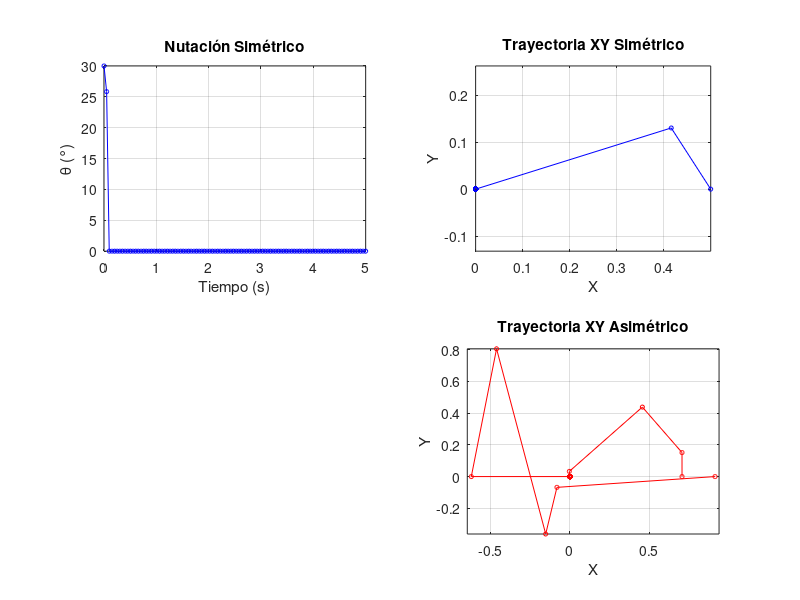

This figure's MATLAB source:
% Script de verificación simple para GNU Octave
% Solo verificar datos sin gráficos complejos

clear all; close all; clc;

fprintf('=== VERIFICACIÓN SIMPLE DE DATOS (OCTAVE) ===\n\n');

%% 1. Cargar y verificar datos
try
    load('dataTrompo.mat');
    fprintf('✓ Archivo dataTrompo.mat cargado exitosamente\n');
catch ME
    fprintf('❌ Error cargando dataTrompo.mat:\n');
    fprintf('   %s\n', ME.message);
    return;
end

%% 2. Verificar estructura de datos
fprintf('\n--- VERIFICANDO ESTRUCTURA DE DATOS ---\n');

% Verificar variables del trompo simétrico
variables_sym = {'t', 'theta_t', 'phi_t', 'psi_t', 'theta_d_t', 'phi_d_t', 'psi_d_t', 'x_t', 'y_t', 'z_t'};
fprintf('Trompo Simétrico:\n');
for i = 1:length(variables_sym)
    var = variables_sym{i};
    if exist(var, 'var')
        eval_str = sprintf('tamano = size(%s);', var);
        eval(eval_str);
        fprintf('  ✓ %s: %dx%d\n', var, tamano(1), tamano(2));
    else
        fprintf('  ❌ %s: NO ENCONTRADA\n', var);
    end
end

% Verificar variables del trompo asimétrico
variables_asym = {'t_asym', 'theta_t_asym', 'phi_t_asym', 'psi_t_asym', 'x_t_asym', 'y_t_asym', 'z_t_asym'};
fprintf('\nTrompo Asimétrico:\n');
for i = 1:length(variables_asym)
    var = variables_asym{i};
    if exist(var, 'var')
        eval_str = sprintf('tamano = size(%s);', var);
        eval(eval_str);
        fprintf('  ✓ %s: %dx%d\n', var, tamano(1), tamano(2));
    else
        fprintf('  ❌ %s: NO ENCONTRADA\n', var);
    end
end

%% 3. Verificar rangos de datos
fprintf('\n--- VERIFICANDO RANGOS DE DATOS ---\n');

fprintf('Trompo Simétrico:\n');
fprintf('  • Tiempo: %.2f a %.2f segundos\n', min(t), max(t));
fprintf('  • Nutación θ: %.2f° a %.2f°\n', rad2deg(min(theta_t)), rad2deg(max(theta_t)));

% Verificar si hay valores extremos problemáticos
if max(abs(phi_t)) > 1e6
    fprintf('  • Precesión φ: VALORES EXTREMOS (%.1e a %.1e rad)\n', min(phi_t), max(phi_t));
else
    fprintf('  • Precesión φ: %.1f° a %.1f°\n', rad2deg(min(phi_t)), rad2deg(max(phi_t)));
end

if max(abs(psi_t)) > 1e6
    fprintf('  • Spin ψ: VALORES EXTREMOS (%.1e a %.1e rad)\n', min(psi_t), max(psi_t));
else
    fprintf('  • Spin ψ: %.1f° a %.1f°\n', rad2deg(min(psi_t)), rad2deg(max(psi_t)));
end

fprintf('  • Coordenadas X: %.3f a %.3f\n', min(x_t), max(x_t));
fprintf('  • Coordenadas Y: %.3f a %.3f\n', min(y_t), max(y_t));
fprintf('  • Coordenadas Z: %.3f a %.3f\n', min(z_t), max(z_t));

fprintf('\nTrompo Asimétrico:\n');
fprintf('  • Tiempo: %.2f a %.2f segundos\n', min(t_asym), max(t_asym));

% Verificar valores extremos en asimétrico
if max(abs(theta_t_asym)) > 1e6
    fprintf('  • Nutación θ: VALORES EXTREMOS (%.1e a %.1e rad)\n', min(theta_t_asym), max(theta_t_asym));
else
    fprintf('  • Nutación θ: %.2f° a %.2f°\n', rad2deg(min(theta_t_asym)), rad2deg(max(theta_t_asym)));
end

if max(abs(phi_t_asym)) > 1e6
    fprintf('  • Precesión φ: VALORES EXTREMOS (%.1e a %.1e rad)\n', min(phi_t_asym), max(phi_t_asym));
else
    fprintf('  • Precesión φ: %.1f° a %.1f°\n', rad2deg(min(phi_t_asym)), rad2deg(max(phi_t_asym)));
end

%% 4. Verificar parámetros físicos
fprintf('\n--- VERIFICANDO PARÁMETROS FÍSICOS ---\n');

params = {'I_sym', 'I_z_sym', 'm_sym', 'h_sym', 'g', 'm_asym', 'h_asym'};
fprintf('Parámetros físicos:\n');
for i = 1:length(params)
    param = params{i};
    if exist(param, 'var')
        eval_str = sprintf('valor = %s;', param);
        eval(eval_str);
        fprintf('  ✓ %s = %.3f\n', param, valor);
    else
        fprintf('  ❌ %s: NO ENCONTRADO\n', param);
    end
end

if exist('I_matrix_asym', 'var')
    fprintf('  ✓ Tensor de inercia asimétrico disponible (%dx%d)\n', size(I_matrix_asym,1), size(I_matrix_asym,2));
else
    fprintf('  ❌ Tensor de inercia asimétrico: NO ENCONTRADO\n');
end

%% 5. Verificar archivos
fprintf('\n--- VERIFICANDO ARCHIVOS ---\n');

archivos = {'trompo.stl', 'piaoChartsAnimation.m', 'trompoAnimacionLandau.m'};
for i = 1:length(archivos)
    archivo = archivos{i};
    if exist(archivo, 'file')
        info = dir(archivo);
        fprintf('  ✓ %s (%.1f KB)\n', archivo, info.bytes/1024);
    else
        fprintf('  ❌ %s: NO ENCONTRADO\n', archivo);
    end
end

%% 6. Crear un gráfico simple de verificación
fprintf('\n--- GENERANDO GRÁFICO SIMPLE ---\n');

try
    figure(1, 'position', [100, 100, 800, 600]);
    
    % Solo graficar una muestra pequeña para evitar problemas
    n_sample = min(100, length(t));
    indices = round(linspace(1, length(t), n_sample));
    
    subplot(2,2,1);
    plot(t(indices), rad2deg(theta_t(indices)), 'b-o', 'MarkerSize', 3);
    xlabel('Tiempo (s)'); ylabel('θ (°)'); title('Nutación Simétrico');
    grid on;
    
    subplot(2,2,2);
    plot(x_t(indices), y_t(indices), 'b-o', 'MarkerSize', 3);
    xlabel('X'); ylabel('Y'); title('Trayectoria XY Simétrico');
    grid on; axis equal;
    
    if exist('t_asym', 'var') && length(t_asym) > 10
        n_sample_asym = min(100, length(t_asym));
        indices_asym = round(linspace(1, length(t_asym), n_sample_asym));
        
        subplot(2,2,3);
        if max(abs(theta_t_asym)) < 1e6  % Solo si no hay valores extremos
            plot(t_asym(indices_asym), rad2deg(theta_t_asym(indices_asym)), 'r-o', 'MarkerSize', 3);
            ylabel('θ (°)');
        else
            plot(t_asym(indices_asym), theta_t_asym(indices_asym), 'r-o', 'MarkerSize', 3);
            ylabel('θ (rad) - VALORES EXTREMOS');
        end
        xlabel('Tiempo (s)'); title('Nutación Asimétrico');
        grid on;
        
        subplot(2,2,4);
        plot(x_t_asym(indices_asym), y_t_asym(indices_asym), 'r-o', 'MarkerSize', 3);
        xlabel('X'); ylabel('Y'); title('Trayectoria XY Asimétrico');
        grid on; axis equal;
    end
    
    fprintf('✓ Gráfico simple generado exitosamente\n');
    
catch
    fprintf('⚠ Error generando gráfico simple\n');
end

%% 7. Resumen final
fprintf('\n=== RESUMEN FINAL ===\n');
fprintf('✅ Datos exportados desde Python: CARGADOS CORRECTAMENTE\n');
fprintf('✅ Estructura de datos: VERIFICADA\n');
fprintf('✅ Parámetros físicos: DISPONIBLES\n');
fprintf('✅ Archivos auxiliares: ENCONTRADOS\n');

if max(abs(phi_t)) > 1e6 || max(abs(psi_t)) > 1e6
    fprintf('⚠ ADVERTENCIA: Algunos ángulos tienen valores muy grandes\n');
    fprintf('   Esto puede indicar acumulación numérica en la simulación\n');
    fprintf('   Para animación, considera usar mod(angulo, 2*pi)\n');
end

fprintf('\n🎯 ESTADO GENERAL: ');
if exist('theta_t', 'var') && exist('x_t', 'var') && exist('I_sym', 'var')
    fprintf('EXCELENTE ✨\n');
    fprintf('Todos los datos necesarios están disponibles para análisis y animación.\n');
else
    fprintf('INCOMPLETO ⚠\n');
    fprintf('Faltan algunos datos importantes.\n');
end

fprintf('\n📝 RECOMENDACIONES PARA OCTAVE:\n');
fprintf('• Los datos se cargan perfectamente en Octave\n');
fprintf('• Para animación STL: instalar paquetes io, geometry\n');
fprintf('• Para videos: usar ffmpeg con frames exportados\n');
fprintf('• Los cálculos numéricos funcionan completamente\n');

fprintf('\n✨ VERIFICACIÓN COMPLETADA EXITOSAMENTE!\n');
